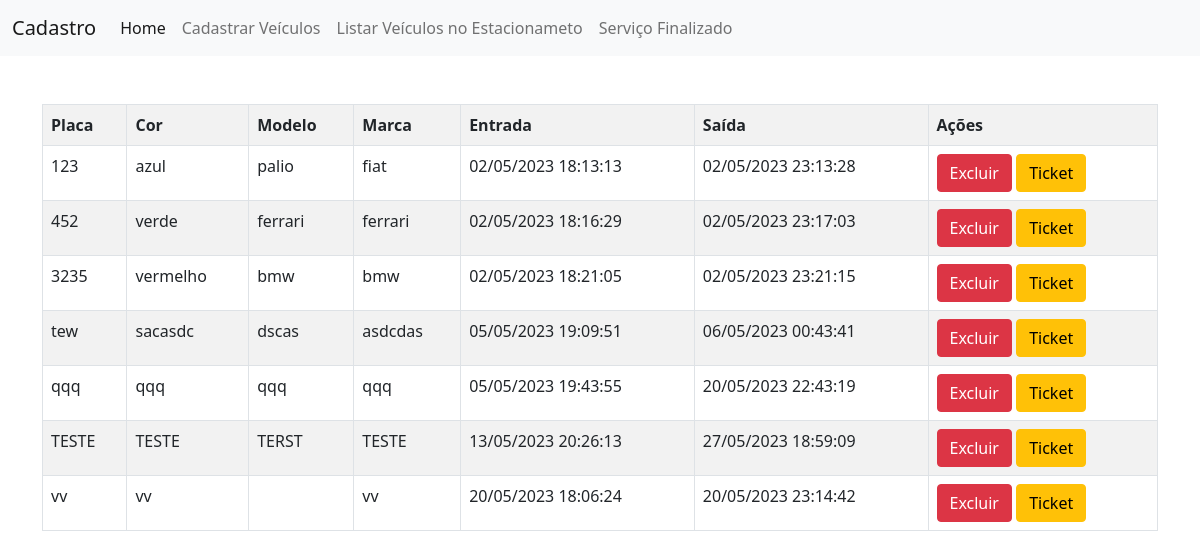
Page /view/telaUsuario.php?page=historicoVeiculo on the committed database.
### tables this page shows
CREATE TABLE `horarios` (
  `id` int(11) NOT NULL,
  `entrada` datetime DEFAULT NULL,
  `placa` varchar(220) NOT NULL,
  `cor` varchar(220) NOT NULL,
  `modelo` varchar(220) NOT NULL,
  `marca` varchar(220) NOT NULL,
  `data_cadastro` timestamp NOT NULL DEFAULT current_timestamp() ON UPDATE current_timestamp(),
  `saida` datetime DEFAULT NULL,
  `lojaConv` varchar(220) NOT NULL
);

### model/historicoEntradaSaidaVeiculo.php (the view)
<?php
   include_once '../dao/config.php';
   $sql = "SELECT * FROM horarios where saida is not null";
   $res = $conn->query($sql);
   $qtd = $res->num_rows;
   if($qtd > 0){
       print "<table class='table table-hover table-striped table-bordered'>";
       print "<tr>";
           print "<th>Placa</th>";
           print "<th>Cor</th>";
           print "<th>Modelo</th>";
           print "<th>Marca</th>";
           print "<th>Entrada</th>";
           print "<th>Saída</th>";
           print "<th>Ações</th>";
           print "</tr>";
       while($row = $res->fetch_object()){
           print "<tr>";
           print  "<td>".$row->placa."</td>";
           print  "<td>".$row->cor."</td>";
           print  "<td>".$row->modelo."</td>";
           print  "<td>".$row->marca."</td>";
           $entradas = $row->entrada;
           $entrada = (new DateTime($entradas))->format('d/m/Y H:i:s');
                      print  "<td>".$entrada."</td>";
           $saidas = $row->saida;
           $saida = (new DateTime($saidas))->format('d/m/Y H:i:s');
                      print  "<td>".$saida."</td>";
           print "<td>
                       <button onclick=\"if(confirm ('Tem certeza que deseja excluir?')){
                           location.href='?page=salvar&acao=excluir&id=".$row->id."';
                       }else{false}\"
                       class='btn btn-danger'>Excluir</button>
                       <button onclick=\"if(confirm ('Ticket do veículo!!')){
                        location.href='?page=salvar&acao=ticketConsulta&id=".$row->id."';
                    }else{false}\"
                    class='btn btn-warning'>Ticket</button>
                   </td>";
           print "</tr>";
       }
       print "</table>";
       }else{
           print "<p class= 'alert alert-danger'>Não foi encontrado resultados!</p>";
       }
?>

### rows in the picture
horarios: placa "123", cor "azul", modelo "palio", marca "fiat", entrada "02/05/2023 18:13:13", saida "02/05/2023 23:13:28"
horarios: placa "452", cor "verde", modelo "ferrari", marca "ferrari", entrada "02/05/2023 18:16:29", saida "02/05/2023 23:17:03"
horarios: placa "3235", cor "vermelho", modelo "bmw", marca "bmw", entrada "02/05/2023 18:21:05", saida "02/05/2023 23:21:15"
horarios: placa "tew", cor "sacasdc", modelo "dscas", marca "asdcdas", entrada "05/05/2023 19:09:51", saida "06/05/2023 00:43:41"
horarios: placa "qqq", cor "qqq", modelo "qqq", marca "qqq", entrada "05/05/2023 19:43:55", saida "20/05/2023 22:43:19"
horarios: placa "TESTE", cor "TESTE", modelo "TERST", marca "TESTE", entrada "13/05/2023 20:26:13", saida "27/05/2023 18:59:09"
horarios: placa "vv", cor "vv", marca "vv", entrada "20/05/2023 18:06:24", saida "20/05/2023 23:14:42"
